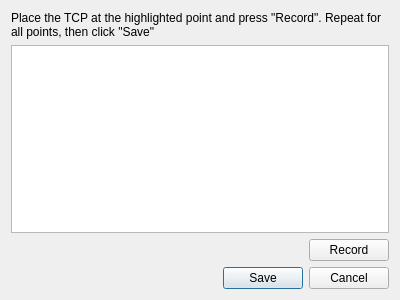
<?xml version="1.0" encoding="UTF-8"?>
<ui version="4.0">
 <class>Dialog</class>
 <widget class="QDialog" name="Dialog">
  <property name="geometry">
   <rect>
    <x>0</x>
    <y>0</y>
    <width>400</width>
    <height>300</height>
   </rect>
  </property>
  <property name="windowTitle">
   <string>Transformation</string>
  </property>
  <layout class="QVBoxLayout" name="verticalLayout">
   <item>
    <widget class="QLabel" name="label">
     <property name="text">
      <string>Place the TCP at the highlighted point and press &quot;Record&quot;. Repeat for all points, then click &quot;Save&quot;</string>
     </property>
     <property name="wordWrap">
      <bool>true</bool>
     </property>
    </widget>
   </item>
   <item>
    <widget class="QListView" name="pointsList">
     <property name="alternatingRowColors">
      <bool>true</bool>
     </property>
    </widget>
   </item>
   <item>
    <layout class="QHBoxLayout" name="horizontalLayout">
     <item>
      <spacer name="horizontalSpacer">
       <property name="orientation">
        <enum>Qt::Horizontal</enum>
       </property>
       <property name="sizeHint" stdset="0">
        <size>
         <width>40</width>
         <height>20</height>
        </size>
       </property>
      </spacer>
     </item>
     <item>
      <widget class="QPushButton" name="recordBtn">
       <property name="text">
        <string>Record</string>
       </property>
      </widget>
     </item>
    </layout>
   </item>
   <item>
    <widget class="QDialogButtonBox" name="buttonBox">
     <property name="orientation">
      <enum>Qt::Horizontal</enum>
     </property>
     <property name="standardButtons">
      <set>QDialogButtonBox::Cancel|QDialogButtonBox::Save</set>
     </property>
    </widget>
   </item>
  </layout>
 </widget>
 <resources/>
 <connections>
  <connection>
   <sender>buttonBox</sender>
   <signal>accepted()</signal>
   <receiver>Dialog</receiver>
   <slot>accept()</slot>
   <hints>
    <hint type="sourcelabel">
     <x>248</x>
     <y>254</y>
    </hint>
    <hint type="destinationlabel">
     <x>157</x>
     <y>274</y>
    </hint>
   </hints>
  </connection>
  <connection>
   <sender>buttonBox</sender>
   <signal>rejected()</signal>
   <receiver>Dialog</receiver>
   <slot>reject()</slot>
   <hints>
    <hint type="sourcelabel">
     <x>316</x>
     <y>260</y>
    </hint>
    <hint type="destinationlabel">
     <x>286</x>
     <y>274</y>
    </hint>
   </hints>
  </connection>
 </connections>
</ui>
